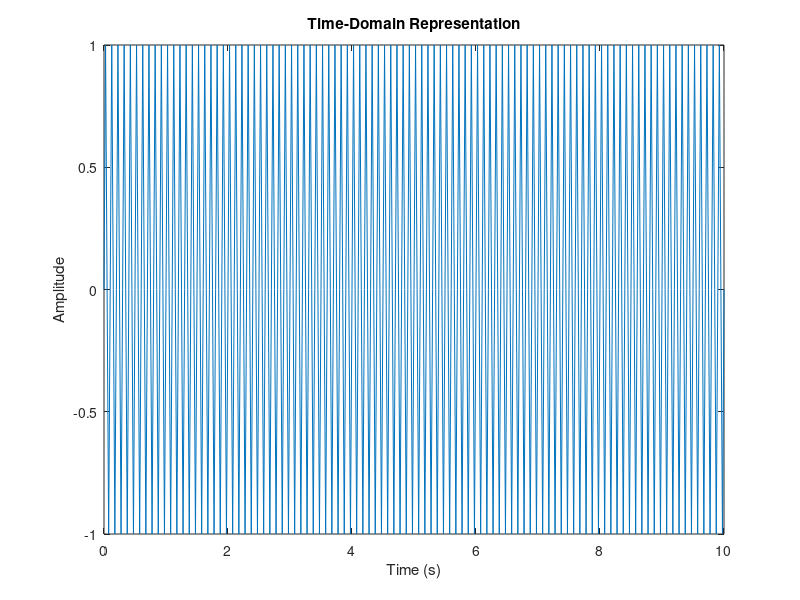
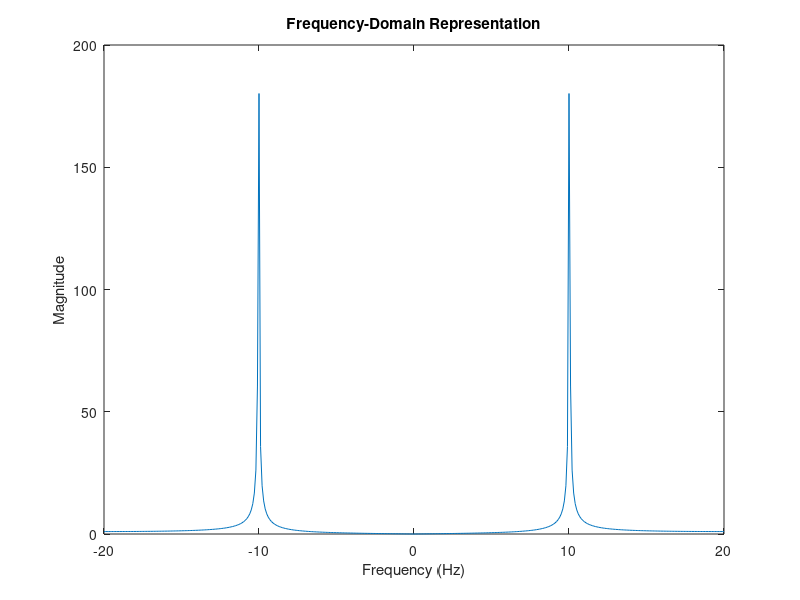

These figures' MATLAB source, in order:
% Clear all variables, close all figures
clear all
close all

% Set the frequency of the sinusoidal signal
freq = 10;

% Set the sampling frequency and time vector
fs = 4 * freq;
ts = 1 / fs;
t = 0:ts:10;

% Generate the sinusoidal signal
m_t = sin(2 * pi * freq * t);

% Calculate the Fourier transform of the signal
M_f = fft(m_t);

% Calculate the absolute values of the Fourier transform
M_f_abs = abs(M_f);

% Generate the frequency axis
freq_axis = linspace(-fs/2, fs/2, length(M_f));

% Plot the original signal in the time domain
figure(1)
plot(t, m_t)
title('Time-Domain Representation')
xlabel('Time (s)')
ylabel('Amplitude')

% Plot the frequency spectrum of the signal
figure(2)
plot(freq_axis, fftshift(M_f_abs))
title('Frequency-Domain Representation')
xlabel('Frequency (Hz)')
ylabel('Magnitude')
